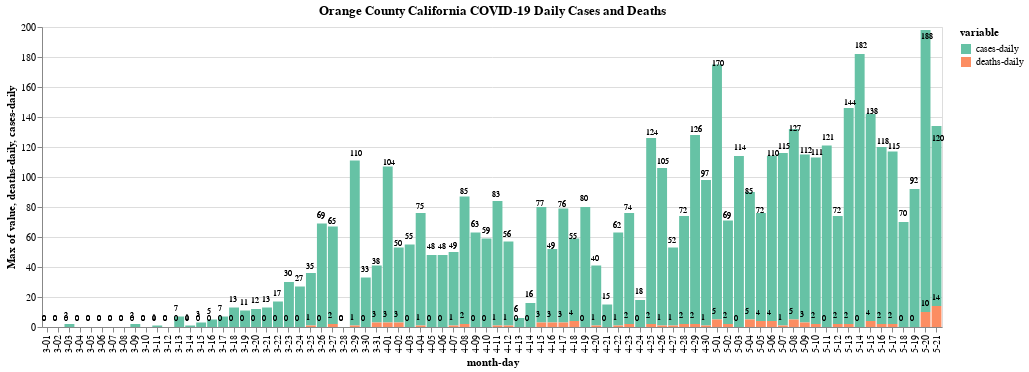

Write notebook code for a chart like this one.
### Code cell
plot('Orange','California')[0]

### Figure 1 — Vega-Lite specification as saved in the notebook (floating-point values rounded to 4 significant figures)
{"$schema": "https://vega.github.io/schema/vega-lite/v3.4.0.json", "config": {"mark": {"tooltip": null}, "view": {"height": 300, "width": 400}}, "data": {"name": "data-34a90429d8c6891b408400f7deb72417"}, "datasets": {"data-34a90429d8c6891b408400f7deb72417": [{"cases": 1, "cases-daily": 0, "county": "Orange", "date": "2020-03-01", "deaths": 0, "deaths-daily": 0, "fips": 6059, "month-day": "3-01", "state": "California"}, {"cases": 1, "cases-daily": 0, "county": "Orange", "date": "2020-03-02", "deaths": 0, "deaths-daily": 0, "fips": 6059, "month-day": "3-02", "state": "California"}, {"cases": 3, "cases-daily": 2, "county": "Orange", "date": "2020-03-03", "deaths": 0, "deaths-daily": 0, "fips": 6059, "month-day": "3-03", "state": "California"}, {"cases": 3, "cases-daily": 0, "county": "Orange", "date": "2020-03-04", "deaths": 0, "deaths-daily": 0, "fips": 6059, "month-day": "3-04", "state": "California"}, {"cases": 3, "cases-daily": 0, "county": "Orange", "date": "2020-03-05", "deaths": 0, "deaths-daily": 0, "fips": 6059, "month-day": "3-05", "state": "California"}, {"cases": 3, "cases-daily": 0, "county": "Orange", "date": "2020-03-06", "deaths": 0, "deaths-daily": 0, "fips": 6059, "month-day": "3-06", "state": "California"}, {"cases": 3, "cases-daily": 0, "county": "Orange", "date": "2020-03-07", "deaths": 0, "deaths-daily": 0, "fips": 6059, "month-day": "3-07", "state": "California"}, {"cases": 3, "cases-daily": 0, "county": "Orange", "date": "2020-03-08", "deaths": 0, "deaths-daily": 0, "fips": 6059, "month-day": "3-08", "state": "California"}, {"cases": 5, "cases-daily": 2, "county": "Orange", "date": "2020-03-09", "deaths": 0, "deaths-daily": 0, "fips": 6059, "month-day": "3-09", "state": "California"}, {"cases": 5, "cases-daily": 0, "county": "Orange", "date": "2020-03-10", "deaths": 0, "deaths-daily": 0, "fips": 6059, "month-day": "3-10", "state": "California"}, {"cases": 6, "cases-daily": 1, "county": "Orange", "date": "2020-03-11", "deaths": 0, "deaths-daily": 0, "fips": 6059, "month-day": "3-11", "state": "California"}, {"cases": 6, "cases-daily": 0, "county": "Orange", "date": "2020-03-12", "deaths": 0, "deaths-daily": 0, "fips": 6059, "month-day": "3-12", "state": "California"}, {"cases": 13, "cases-daily": 7, "county": "Orange", "date": "2020-03-13", "deaths": 0, "deaths-daily": 0, "fips": 6059, "month-day": "3-13", "state": "California"}, {"cases": 14, "cases-daily": 1, "county": "Orange", "date": "2020-03-14", "deaths": 0, "deaths-daily": 0, "fips": 6059, "month-day": "3-14", "state": "California"}, {"cases": 17, "cases-daily": 3, "county": "Orange", "date": "2020-03-15", "deaths": 0, "deaths-daily": 0, "fips": 6059, "month-day": "3-15", "state": "California"}, {"cases": 22, "cases-daily": 5, "county": "Orange", "date": "2020-03-16", "deaths": 0, "deaths-daily": 0, "fips": 6059, "month-day": "3-16", "state": "California"}, {"cases": 29, "cases-daily": 7, "county": "Orange", "date": "2020-03-17", "deaths": 0, "deaths-daily": 0, "fips": 6059, "month-day": "3-17", "state": "California"}, {"cases": 42, "cases-daily": 13, "county": "Orange", "date": "2020-03-18", "deaths": 0, "deaths-daily": 0, "fips": 6059, "month-day": "3-18", "state": "California"}, {"cases": 53, "cases-daily": 11, "county": "Orange", "date": "2020-03-19", "deaths": 0, "deaths-daily": 0, "fips": 6059, "month-day": "3-19", "state": "California"}, {"cases": 65, "cases-daily": 12, "county": "Orange", "date": "2020-03-20", "deaths": 0, "deaths-daily": 0, "fips": 6059, "month-day": "3-20", "state": "California"}, {"cases": 78, "cases-daily": 13, "county": "Orange", "date": "2020-03-21", "deaths": 0, "deaths-daily": 0, "fips": 6059, "month-day": "3-21", "state": "California"}, {"cases": 95, "cases-daily": 17, "county": "Orange", "date": "2020-03-22", "deaths": 0, "deaths-daily": 0, "fips": 6059, "month-day": "3-22", "state": "California"}, {"cases": 125, "cases-daily": 30, "county": "Orange", "date": "2020-03-23", "deaths": 0, "deaths-daily": 0, "fips": 6059, "month-day": "3-23", "state": "California"}, {"cases": 152, "cases-daily": 27, "county": "Orange", "date": "2020-03-24", "deaths": 0, "deaths-daily": 0, "fips": 6059, "month-day": "3-24", "state": "California"}, {"cases": 187, "cases-daily": 35, "county": "Orange", "date": "2020-03-25", "deaths": 1, "deaths-daily": 1, "fips": 6059, "month-day": "3-25", "state": "California"}, {"cases": 256, "cases-daily": 69, "county": "Orange", "date": "2020-03-26", "deaths": 1, "deaths-daily": 0, "fips": 6059, "month-day": "3-26", "state": "California"}, {"cases": 321, "cases-daily": 65, "county": "Orange", "date": "2020-03-27", "deaths": 3, "deaths-daily": 2, "fips": 6059, "month-day": "3-27", "state": "California"}, {"cases": 321, "cases-daily": 0, "county": "Orange", "date": "2020-03-28", "deaths": 3, "deaths-daily": 0, "fips": 6059, "month-day": "3-28", "state": "California"}, {"cases": 431, "cases-daily": 110, "county": "Orange", "date": "2020-03-29", "deaths": 4, "deaths-daily": 1, "fips": 6059, "month-day": "3-29", "state": "California"}, {"cases": 464, "cases-daily": 33, "county": "Orange", "date": "2020-03-30", "deaths": 4, "deaths-daily": 0, "fips": 6059, "month-day": "3-30", "state": "California"}, {"cases": 502, "cases-daily": 38, "county": "Orange", "date": "2020-03-31", "deaths": 7, "deaths-daily": 3, "fips": 6059, "month-day": "3-31", "state": "California"}, {"cases": 606, "cases-daily": 104, "county": "Orange", "date": "2020-04-01", "deaths": 10, "deaths-daily": 3, "fips": 6059, "month-day": "4-01", "state": "California"}, {"cases": 656, "cases-daily": 50, "county": "Orange", "date": "2020-04-02", "deaths": 13, "deaths-daily": 3, "fips": 6059, "month-day": "4-02", "state": "California"}, {"cases": 711, "cases-daily": 55, "county": "Orange", "date": "2020-04-03", "deaths": 13, "deaths-daily": 0, "fips": 6059, "month-day": "4-03", "state": "California"}, {"cases": 786, "cases-daily": 75, "county": "Orange", "date": "2020-04-04", "deaths": 14, "deaths-daily": 1, "fips": 6059, "month-day": "4-04", "state": "California"}, {"cases": 834, "cases-daily": 48, "county": "Orange", "date": "2020-04-05", "deaths": 14, "deaths-daily": 0, "fips": 6059, "month-day": "4-05", "state": "California"}, {"cases": 882, "cases-daily": 48, "county": "Orange", "date": "2020-04-06", "deaths": 14, "deaths-daily": 0, "fips": 6059, "month-day": "4-06", "state": "California"}, {"cases": 931, "cases-daily": 49, "county": "Orange", "date": "2020-04-07", "deaths": 15, "deaths-daily": 1, "fips": 6059, "month-day": "4-07", "state": "California"}, {"cases": 1016, "cases-daily": 85, "county": "Orange", "date": "2020-04-08", "deaths": 17, "deaths-daily": 2, "fips": 6059, "month-day": "4-08", "state": "California"}, {"cases": 1079, "cases-daily": 63, "county": "Orange", "date": "2020-04-09", "deaths": 17, "deaths-daily": 0, "fips": 6059, "month-day": "4-09", "state": "California"}, {"cases": 1138, "cases-daily": 59, "county": "Orange", "date": "2020-04-10", "deaths": 17, "deaths-daily": 0, "fips": 6059, "month-day": "4-10", "state": "California"}, {"cases": 1221, "cases-daily": 83, "county": "Orange", "date": "2020-04-11", "deaths": 18, "deaths-daily": 1, "fips": 6059, "month-day": "4-11", "state": "California"}, {"cases": 1277, "cases-daily": 56, "county": "Orange", "date": "2020-04-12", "deaths": 19, "deaths-daily": 1, "fips": 6059, "month-day": "4-12", "state": "California"}, {"cases": 1283, "cases-daily": 6, "county": "Orange", "date": "2020-04-13", "deaths": 19, "deaths-daily": 0, "fips": 6059, "month-day": "4-13", "state": "California"}, {"cases": 1299, "cases-daily": 16, "county": "Orange", "date": "2020-04-14", "deaths": 19, "deaths-daily": 0, "fips": 6059, "month-day": "4-14", "state": "California"}, {"cases": 1376, "cases-daily": 77, "county": "Orange", "date": "2020-04-15", "deaths": 22, "deaths-daily": 3, "fips": 6059, "month-day": "4-15", "state": "California"}, {"cases": 1425, "cases-daily": 49, "county": "Orange", "date": "2020-04-16", "deaths": 25, "deaths-daily": 3, "fips": 6059, "month-day": "4-16", "state": "California"}, {"cases": 1501, "cases-daily": 76, "county": "Orange", "date": "2020-04-17", "deaths": 28, "deaths-daily": 3, "fips": 6059, "month-day": "4-17", "state": "California"}, {"cases": 1556, "cases-daily": 55, "county": "Orange", "date": "2020-04-18", "deaths": 32, "deaths-daily": 4, "fips": 6059, "month-day": "4-18", "state": "California"}, {"cases": 1636, "cases-daily": 80, "county": "Orange", "date": "2020-04-19", "deaths": 32, "deaths-daily": 0, "fips": 6059, "month-day": "4-19", "state": "California"}, {"cases": 1676, "cases-daily": 40, "county": "Orange", "date": "2020-04-20", "deaths": 33, "deaths-daily": 1, "fips": 6059, "month-day": "4-20", "state": "California"}, {"cases": 1691, "cases-daily": 15, "county": "Orange", "date": "2020-04-21", "deaths": 33, "deaths-daily": 0, "fips": 6059, "month-day": "4-21", "state": "California"}, {"cases": 1753, "cases-daily": 62, "county": "Orange", "date": "2020-04-22", "deaths": 34, "deaths-daily": 1, "fips": 6059, "month-day": "4-22", "state": "California"}, {"cases": 1827, "cases-daily": 74, "county": "Orange", "date": "2020-04-23", "deaths": 36, "deaths-daily": 2, "fips": 6059, "month-day": "4-23", "state": "California"}, {"cases": 1845, "cases-daily": 18, "county": "Orange", "date": "2020-04-24", "deaths": 36, "deaths-daily": 0, "fips": 6059, "month-day": "4-24", "state": "California"}, {"cases": 1969, "cases-daily": 124, "county": "Orange", "date": "2020-04-25", "deaths": 38, "deaths-daily": 2, "fips": 6059, "month-day": "4-25", "state": "California"}, {"cases": 2074, "cases-daily": 105, "county": "Orange", "date": "2020-04-26", "deaths": 39, "deaths-daily": 1, "fips": 6059, "month-day": "4-26", "state": "California"}, {"cases": 2126, "cases-daily": 52, "county": "Orange", "date": "2020-04-27", "deaths": 40, "deaths-daily": 1, "fips": 6059, "month-day": "4-27", "state": "California"}, {"cases": 2198, "cases-daily": 72, "county": "Orange", "date": "2020-04-28", "deaths": 42, "deaths-daily": 2, "fips": 6059, "month-day": "4-28", "state": "California"}, {"cases": 2324, "cases-daily": 126, "county": "Orange", "date": "2020-04-29", "deaths": 44, "deaths-daily": 2, "fips": 6059, "month-day": "4-29", "state": "California"}, {"cases": 2421, "cases-daily": 97, "county": "Orange", "date": "2020-04-30", "deaths": 45, "deaths-daily": 1, "fips": 6059, "month-day": "4-30", "state": "California"}, {"cases": 2591, "cases-daily": 170, "county": "Orange", "date": "2020-05-01", "deaths": 50, "deaths-daily": 5, "fips": 6059, "month-day": "5-01", "state": "California"}, {"cases": 2660, "cases-daily": 69, "county": "Orange", "date": "2020-05-02", "deaths": 52, "deaths-daily": 2, "fips": 6059, "month-day": "5-02", "state": "California"}, {"cases": 2774, "cases-daily": 114, "county": "Orange", "date": "2020-05-03", "deaths": 52, "deaths-daily": 0, "fips": 6059, "month-day": "5-03", "state": "California"}, {"cases": 2859, "cases-daily": 85, "county": "Orange", "date": "2020-05-04", "deaths": 57, "deaths-daily": 5, "fips": 6059, "month-day": "5-04", "state": "California"}, {"cases": 2931, "cases-daily": 72, "county": "Orange", "date": "2020-05-05", "deaths": 61, "deaths-daily": 4, "fips": 6059, "month-day": "5-05", "state": "California"}, {"cases": 3041, "cases-daily": 110, "county": "Orange", "date": "2020-05-06", "deaths": 65, "deaths-daily": 4, "fips": 6059, "month-day": "5-06", "state": "California"}, {"cases": 3156, "cases-daily": 115, "county": "Orange", "date": "2020-05-07", "deaths": 66, "deaths-daily": 1, "fips": 6059, "month-day": "5-07", "state": "California"}, {"cases": 3283, "cases-daily": 127, "county": "Orange", "date": "2020-05-08", "deaths": 71, "deaths-daily": 5, "fips": 6059, "month-day": "5-08", "state": "California"}, {"cases": 3395, "cases-daily": 112, "county": "Orange", "date": "2020-05-09", "deaths": 74, "deaths-daily": 3, "fips": 6059, "month-day": "5-09", "state": "California"}, {"cases": 3506, "cases-daily": 111, "county": "Orange", "date": "2020-05-10", "deaths": 76, "deaths-daily": 2, "fips": 6059, "month-day": "5-10", "state": "California"}, {"cases": 3627, "cases-daily": 121, "county": "Orange", "date": "2020-05-11", "deaths": 76, "deaths-daily": 0, "fips": 6059, "month-day": "5-11", "state": "California"}, {"cases": 3699, "cases-daily": 72, "county": "Orange", "date": "2020-05-12", "deaths": 78, "deaths-daily": 2, "fips": 6059, "month-day": "5-12", "state": "California"}, {"cases": 3843, "cases-daily": 144, "county": "Orange", "date": "2020-05-13", "deaths": 80, "deaths-daily": 2, "fips": 6059, "month-day": "5-13", "state": "California"}, {"cases": 4025, "cases-daily": 182, "county": "Orange", "date": "2020-05-14", "deaths": 80, "deaths-daily": 0, "fips": 6059, "month-day": "5-14", "state": "California"}, {"cases": 4163, "cases-daily": 138, "county": "Orange", "date": "2020-05-15", "deaths": 84, "deaths-daily": 4, "fips": 6059, "month-day": "5-15", "state": "California"}, {"cases": 4281, "cases-daily": 118, "county": "Orange", "date": "2020-05-16", "deaths": 86, "deaths-daily": 2, "fips": 6059, "month-day": "5-16", "state": "California"}, {"cases": 4396, "cases-daily": 115, "county": "Orange", "date": "2020-05-17", "deaths": 88, "deaths-daily": 2, "fips": 6059, "month-day": "5-17", "state": "California"}, {"cases": 4466, "cases-daily": 70, "county": "Orange", "date": "2020-05-18", "deaths": 88, "deaths-daily": 0, "fips": 6059, "month-day": "5-18", "state": "California"}, {"cases": 4558, "cases-daily": 92, "county": "Orange", "date": "2020-05-19", "deaths": 88, "deaths-daily": 0, "fips": 6059, "month-day": "5-19", "state": "California"}, {"cases": 4746, "cases-daily": 188, "county": "Orange", "date": "2020-05-20", "deaths": 98, "deaths-daily": 10, "fips": 6059, "month-day": "5-20", "state": "California"}, {"cases": 4866, "cases-daily": 120, "county": "Orange", "date": "2020-05-21", "deaths": 112, "deaths-daily": 14, "fips": 6059, "month-day": "5-21", "state": "California"}]}, "layer": [{"encoding": {"color": {"field": "variable", "scale": {"scheme": "set2"}, "type": "nominal"}, "tooltip": [{"field": "cases-daily", "type": "quantitative"}, {"field": "deaths-daily", "type": "quantitative"}, {"field": "cases", "type": "quantitative"}, {"field": "deaths", "type": "quantitative"}], "x": {"field": "month-day", "type": "nominal"}, "y": {"aggregate": "max", "field": "value", "type": "quantitative"}}, "mark": "bar", "selection": {"selector003": {"bind": "scales", "encodings": ["x", "y"], "type": "interval"}}, "title": "Orange County California COVID-19 Daily Cases and Deaths", "transform": [{"as": ["variable", "value"], "fold": ["cases-daily", "deaths-daily"]}], "width": 900}, {"encoding": {"color": {"value": "black"}, "text": {"field": "deaths-daily", "type": "quantitative"}, "tooltip": [{"field": "cases-daily", "type": "quantitative"}, {"field": "deaths-daily", "type": "quantitative"}, {"field": "cases", "type": "quantitative"}, {"field": "deaths", "type": "quantitative"}], "x": {"field": "month-day", "type": "nominal"}, "y": {"field": "deaths-daily", "type": "quantitative"}}, "mark": {"align": "left", "angle": 0, "baseline": "middle", "binSpacing": 1, "dx": -5, "dy": -8, "fontSize": 8, "type": "text"}, "title": "Orange County California COVID-19 Daily Cases and Deaths", "transform": [{"as": ["variable", "value"], "fold": ["cases-daily", "deaths-daily"]}], "width": 900}, {"encoding": {"color": {"value": "black"}, "text": {"field": "cases-daily", "type": "quantitative"}, "tooltip": [{"field": "cases-daily", "type": "quantitative"}, {"field": "deaths-daily", "type": "quantitative"}, {"field": "cases", "type": "quantitative"}, {"field": "deaths", "type": "quantitative"}], "x": {"field": "month-day", "type": "nominal"}, "y": {"field": "cases-daily", "type": "quantitative"}}, "mark": {"align": "left", "angle": 0, "baseline": "middle", "binSpacing": 1, "dx": -5, "dy": -8, "fontSize": 8, "type": "text"}, "title": "Orange County California COVID-19 Daily Cases and Deaths", "transform": [{"as": ["variable", "value"], "fold": ["cases-daily", "deaths-daily"]}], "width": 900}]}
